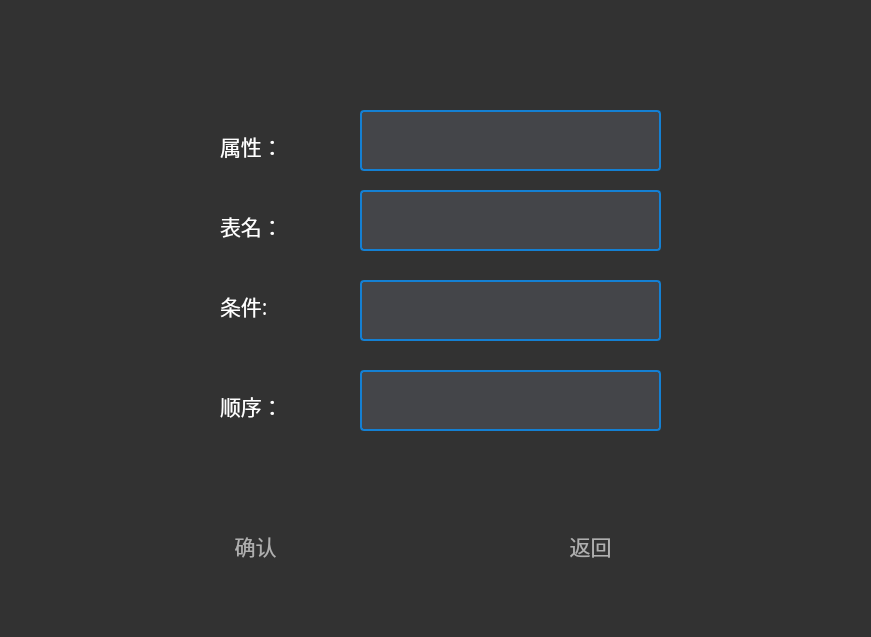
<?xml version="1.0" encoding="UTF-8"?>
<ui version="4.0">
 <class>Select</class>
 <widget class="QWidget" name="Select">
  <property name="geometry">
   <rect>
    <x>0</x>
    <y>0</y>
    <width>871</width>
    <height>637</height>
   </rect>
  </property>
  <property name="windowTitle">
   <string>Form</string>
  </property>
  <property name="styleSheet">
   <string notr="true">background: rgb(50, 50, 50);</string>
  </property>
  <widget class="QLabel" name="label">
   <property name="geometry">
    <rect>
     <x>220</x>
     <y>110</y>
     <width>111</width>
     <height>71</height>
    </rect>
   </property>
   <property name="font">
    <font>
     <family>幼圆</family>
     <pointsize>16</pointsize>
    </font>
   </property>
   <property name="styleSheet">
    <string notr="true">color: rgb(255, 255, 255);</string>
   </property>
   <property name="text">
    <string>属性：</string>
   </property>
  </widget>
  <widget class="QLabel" name="label_2">
   <property name="geometry">
    <rect>
     <x>220</x>
     <y>200</y>
     <width>111</width>
     <height>51</height>
    </rect>
   </property>
   <property name="font">
    <font>
     <family>幼圆</family>
     <pointsize>16</pointsize>
    </font>
   </property>
   <property name="styleSheet">
    <string notr="true">color: rgb(255, 255, 255);</string>
   </property>
   <property name="text">
    <string>表名：</string>
   </property>
  </widget>
  <widget class="QLabel" name="label_3">
   <property name="geometry">
    <rect>
     <x>220</x>
     <y>380</y>
     <width>101</width>
     <height>51</height>
    </rect>
   </property>
   <property name="font">
    <font>
     <family>幼圆</family>
     <pointsize>16</pointsize>
    </font>
   </property>
   <property name="styleSheet">
    <string notr="true">color: rgb(255, 255, 255);</string>
   </property>
   <property name="text">
    <string>顺序：</string>
   </property>
  </widget>
  <widget class="QLabel" name="label_4">
   <property name="geometry">
    <rect>
     <x>220</x>
     <y>280</y>
     <width>101</width>
     <height>51</height>
    </rect>
   </property>
   <property name="font">
    <font>
     <family>幼圆</family>
     <pointsize>16</pointsize>
    </font>
   </property>
   <property name="styleSheet">
    <string notr="true">color: rgb(255, 255, 255);</string>
   </property>
   <property name="text">
    <string>条件:</string>
   </property>
  </widget>
  <widget class="QPushButton" name="confirm_pushButton">
   <property name="geometry">
    <rect>
     <x>190</x>
     <y>510</y>
     <width>131</width>
     <height>71</height>
    </rect>
   </property>
   <property name="font">
    <font>
     <family>幼圆</family>
     <pointsize>16</pointsize>
    </font>
   </property>
   <property name="styleSheet">
    <string notr="true">border: none;
        color: rgb(175, 175, 175);
        background: transparent;
        padding: 10px;
        qproperty-icon: url(:/Black/nscc);
        qproperty-iconSize: 32px 32px;
        qproperty-toolButtonStyle: ToolButtonTextUnderIcon;
</string>
   </property>
   <property name="text">
    <string>确认</string>
   </property>
  </widget>
  <widget class="QPushButton" name="back_pushButton">
   <property name="geometry">
    <rect>
     <x>520</x>
     <y>510</y>
     <width>141</width>
     <height>71</height>
    </rect>
   </property>
   <property name="font">
    <font>
     <family>幼圆</family>
     <pointsize>16</pointsize>
    </font>
   </property>
   <property name="styleSheet">
    <string notr="true">border: none;
        color: rgb(175, 175, 175);
        background: transparent;
        padding: 10px;
        qproperty-icon: url(:/Black/nscc);
        qproperty-iconSize: 32px 32px;
        qproperty-toolButtonStyle: ToolButtonTextUnderIcon;
</string>
   </property>
   <property name="text">
    <string>返回</string>
   </property>
  </widget>
  <widget class="QTextEdit" name="attribute_textEdit">
   <property name="geometry">
    <rect>
     <x>360</x>
     <y>110</y>
     <width>301</width>
     <height>61</height>
    </rect>
   </property>
   <property name="styleSheet">
    <string notr="true">background: rgb(68, 69, 73);
border-radius:4px;
border:2px solid rgb(20, 128, 211);
color: white;
</string>
   </property>
  </widget>
  <widget class="QTextEdit" name="tablename_textEdit">
   <property name="geometry">
    <rect>
     <x>360</x>
     <y>190</y>
     <width>301</width>
     <height>61</height>
    </rect>
   </property>
   <property name="styleSheet">
    <string notr="true">background: rgb(68, 69, 73);
border-radius:4px;
border:2px solid rgb(20, 128, 211);
color: white;
</string>
   </property>
  </widget>
  <widget class="QTextEdit" name="order__textEdit">
   <property name="geometry">
    <rect>
     <x>360</x>
     <y>370</y>
     <width>301</width>
     <height>61</height>
    </rect>
   </property>
   <property name="styleSheet">
    <string notr="true">background: rgb(68, 69, 73);
border-radius:4px;
border:2px solid rgb(20, 128, 211);
color: white;
</string>
   </property>
  </widget>
  <widget class="QTextEdit" name="condition_textEdit">
   <property name="geometry">
    <rect>
     <x>360</x>
     <y>280</y>
     <width>301</width>
     <height>61</height>
    </rect>
   </property>
   <property name="styleSheet">
    <string notr="true">background: rgb(68, 69, 73);
border-radius:4px;
border:2px solid rgb(20, 128, 211);
color: white;
</string>
   </property>
  </widget>
 </widget>
 <resources/>
 <connections/>
</ui>
